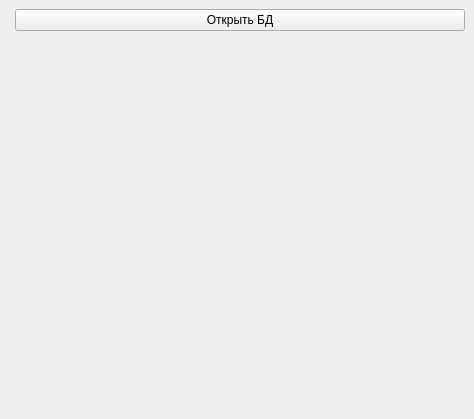
<?xml version="1.0" encoding="UTF-8"?>
<ui version="4.0">
 <class>MainWindow</class>
 <widget class="QMainWindow" name="MainWindow">
  <property name="geometry">
   <rect>
    <x>0</x>
    <y>0</y>
    <width>474</width>
    <height>419</height>
   </rect>
  </property>
  <property name="minimumSize">
   <size>
    <width>300</width>
    <height>200</height>
   </size>
  </property>
  <property name="windowTitle">
   <string>MainWindow</string>
  </property>
  <widget class="QWidget" name="centralwidget">
   <layout class="QFormLayout" name="formLayout">
    <item row="0" column="1">
     <widget class="QPushButton" name="pB_OpenDB">
      <property name="text">
       <string>Открыть БД</string>
      </property>
     </widget>
    </item>
   </layout>
  </widget>
  <widget class="QMenuBar" name="menuBar">
   <property name="geometry">
    <rect>
     <x>0</x>
     <y>0</y>
     <width>474</width>
     <height>21</height>
    </rect>
   </property>
  </widget>
  <action name="action">
   <property name="text">
    <string>Открыть БД</string>
   </property>
  </action>
 </widget>
 <resources/>
 <connections/>
</ui>
